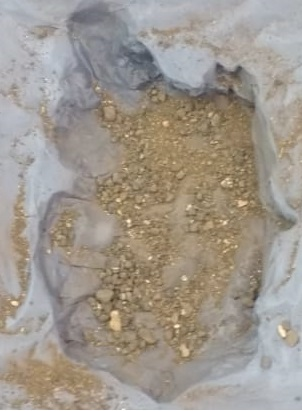
#> input picture Django Server Processing/csp_app/2.jpg, 302 x 411 px, found by its file name
$ python c.py
#> lines starting #> are read from the running program, lines starting #| are printed output that depends on the picture
import numpy as np
import scipy.ndimage as ndimage

import cv2
import matplotlib.pyplot as plt
from matplotlib.pyplot import imread
from mpl_toolkits.mplot3d import Axes3D


fullpath = "C:/Users/Inderjeet Saluja/Desktop/projects/pothole_detection/csp_app/2.jpg"
mat = imread(fullpath)  # reading image
#> mat is the input picture: shape (411, 302, 3); mean R, G, B 159.5, 151.6, 141.7

mat = mat[:, :, 0]  # get the first channel
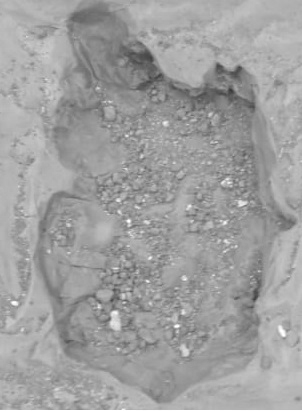
#> mat: shape (411, 302); min 55, max 255, mean 159.5
rows, cols = mat.shape  # getting shape present
#> rows = 411; cols = 302

xv, yv = np.meshgrid(range(cols), range(rows)[::1])  # forming grids

blurred = ndimage.gaussian_filter(mat, sigma=(5, 5), order=0)  # applying gaussian filter
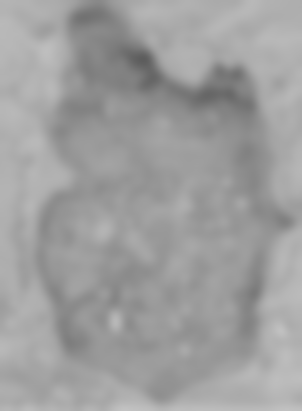
#> blurred: shape (411, 302); min 93, max 195, mean 158.5
fig = plt.figure(figsize=(6, 6))  # ploting image with size 6

ax = fig.add_subplot(221)  # displaying it
ax.imshow(mat, cmap='gray')  # displaying in grayscale

ax = fig.add_subplot(222, projection='3d')  # projecting to 3D
ax.elev = 80  # elevation angle =80

ax.plot_surface(xv, yv, mat, cmap='viridis')  # plotting 3D plot in viridis form
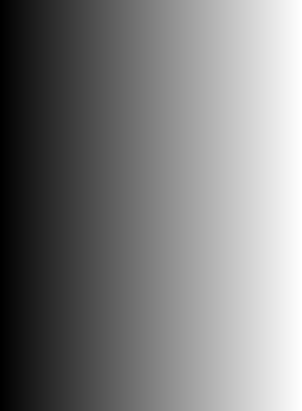
#> xv: shape (411, 302) int64; min 0, max 301, mean 150.5; drawn with min black and max white

zmin, zmax = ax.get_zlim()  # min and max value of z
h = zmax - zmin  # max z-plot - min z-plot

depth = h * 0.00147 * 1616  # Formula Used: 1mm = 26pixel -> 1 Sq.pixel = 0.00147 (i.e 1/26*26)
finaldepth = depth / 100

# [6 lines of commented-out code are left out]

print("The depth of the pothole is ", finaldepth, "cm")  # final depth

ax = fig.add_subplot(223)
ax.imshow(blurred, cmap='gray')

ax = fig.add_subplot(224, projection='3d')
ax.elev = 80

# Setting X, Y, Z
ax.set_xlabel('X')
ax.set_ylabel('Y')
ax.set_zlabel('Z')

# plotting 3D plot in viridis form
ax.plot_surface(xv, yv, blurred, cmap='viridis')

# displaing plot on screen
plt.show()
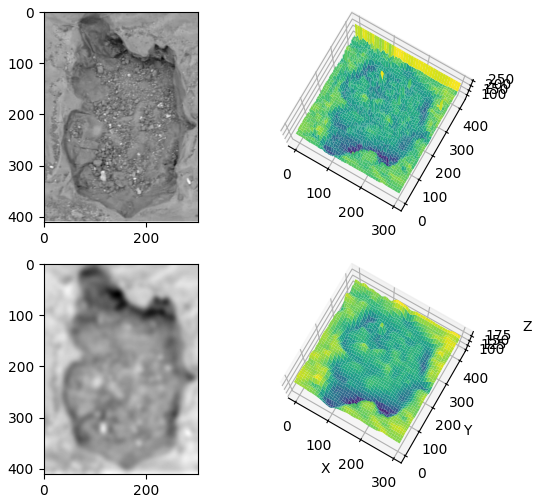
#> figure drawn by matplotlib, 4 panels

$ run again, with Django Server Processing/csp_app/18.jpg copied over Django Server Processing/csp_app/2.jpg
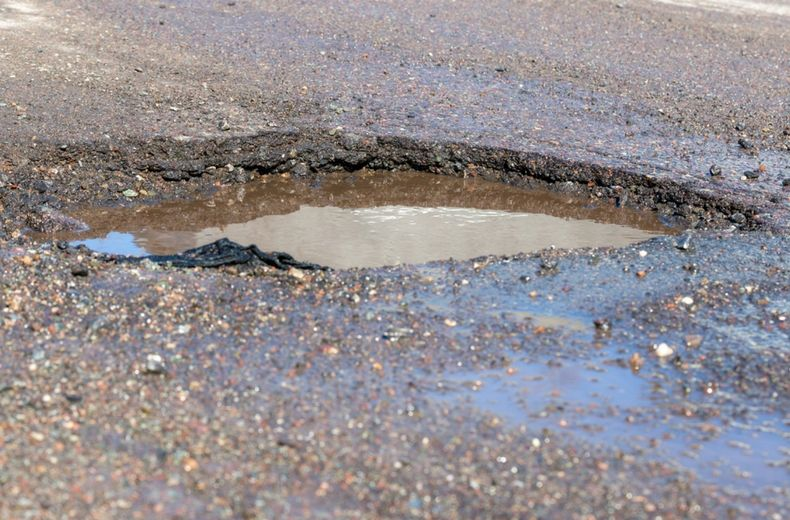
#> input picture Django Server Processing/csp_app/18.jpg, 790 x 520 px, found by its file name
#> mat is the input picture: shape (520, 790, 3); mean R, G, B 148.4, 142.5, 145.3
#> mat: shape (520, 790)
#> `blurred = ndimage.gaussian_filter(mat, sigma=(5, 5), order=0)`:
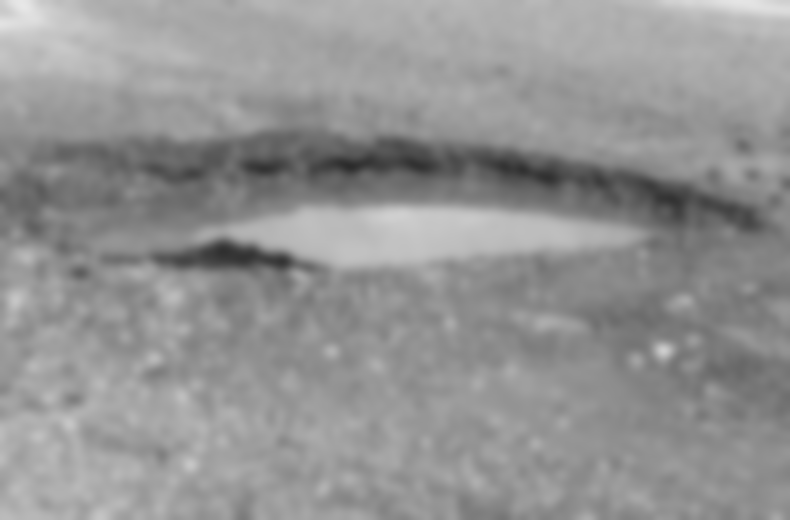
#> blurred: shape (520, 790); min 43, max 231, mean 147.4
#> `plt.show()`:
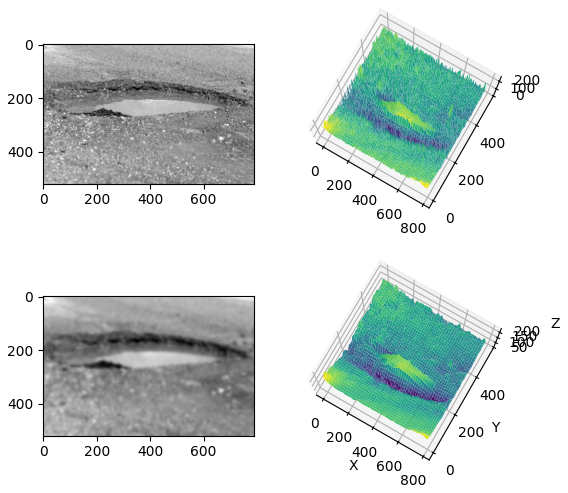
#> figure drawn by matplotlib, 4 panels

$ run again, with Django Server Processing/csp_app/Potholes.jpg copied over Django Server Processing/csp_app/2.jpg
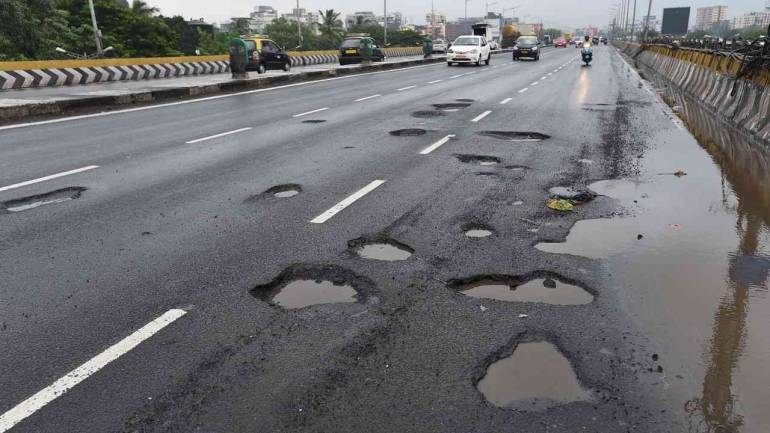
#> input picture Django Server Processing/csp_app/Potholes.jpg, 770 x 433 px, found by its file name
#> mat is the input picture: shape (433, 770, 3); mean R, G, B 110, 109.6, 112.4
#> mat: shape (433, 770)
#> `blurred = ndimage.gaussian_filter(mat, sigma=(5, 5), order=0)`:
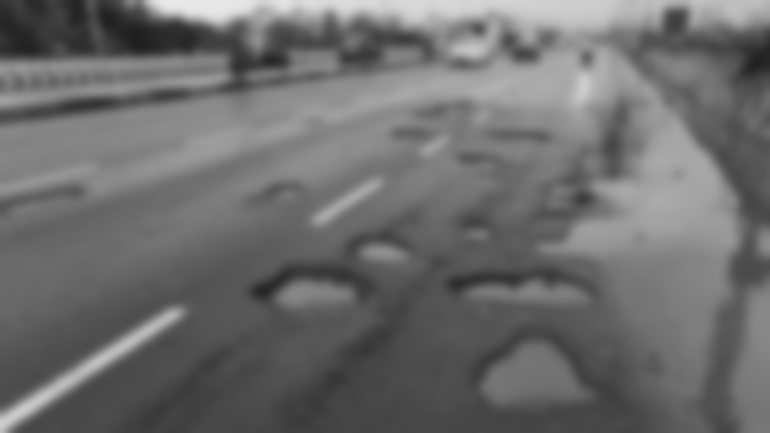
#> blurred: shape (433, 770); min 31, max 234, mean 109
#> `plt.show()`:
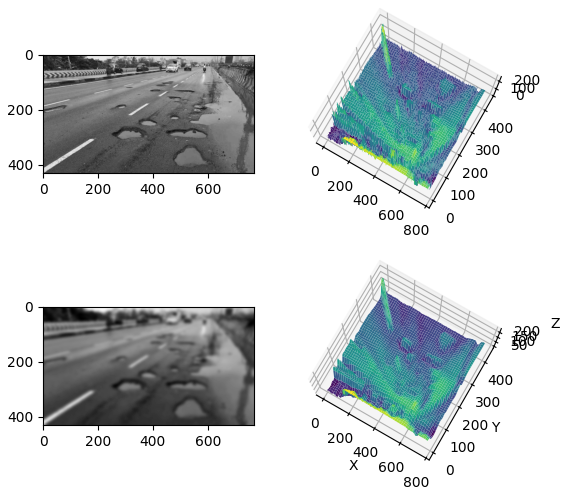
#> figure drawn by matplotlib, 4 panels

$ run again, with Django Server Processing/csp_app/fieldjpg.jpg copied over Django Server Processing/csp_app/2.jpg
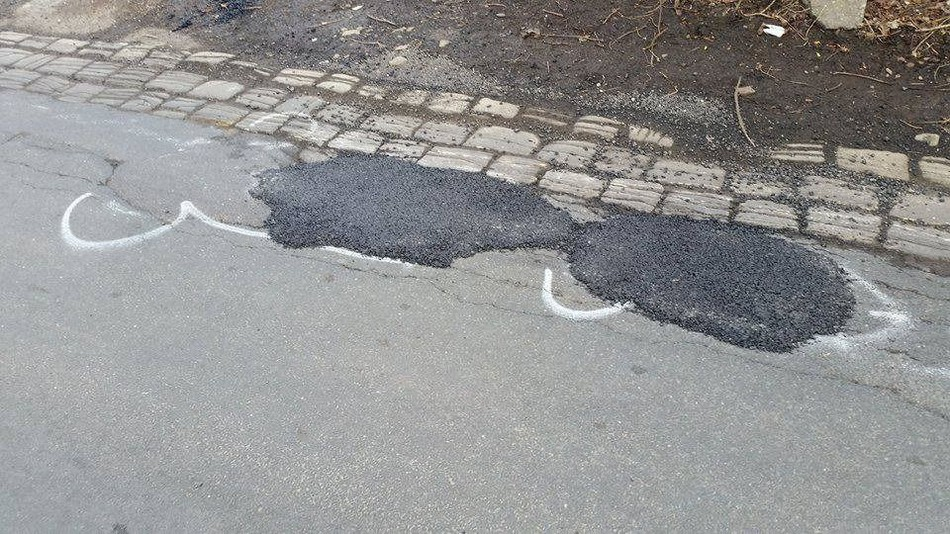
#> input picture Django Server Processing/csp_app/fieldjpg.jpg, 950 x 534 px, found by its file name
#> mat is the input picture: shape (534, 950, 3); mean R, G, B 146.2, 146.5, 146.4
#> mat: shape (534, 950)
#> `blurred = ndimage.gaussian_filter(mat, sigma=(5, 5), order=0)`:
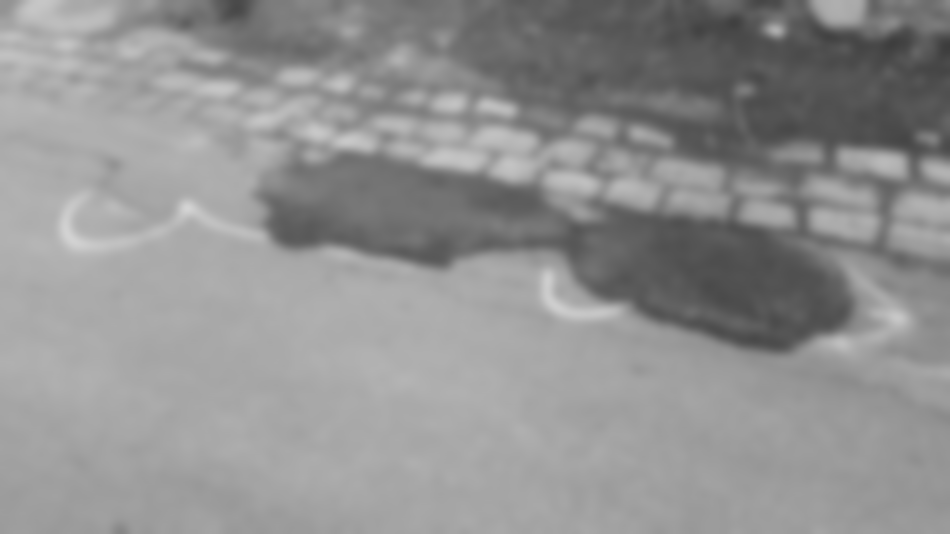
#> blurred: shape (534, 950); min 60, max 212, mean 145.2
#> `plt.show()`:
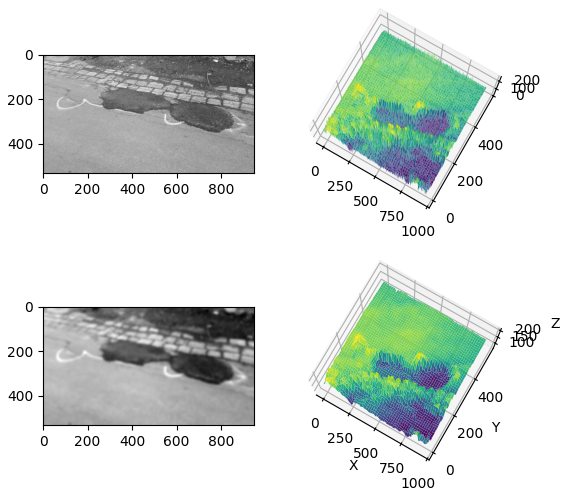
#> figure drawn by matplotlib, 4 panels
